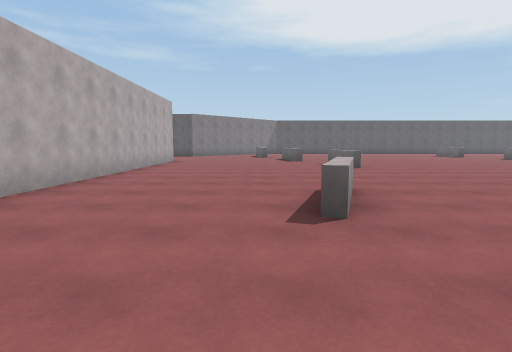
View 1 (above)

16 first-person views from a walk through a 3-D level made in the Unity game engine. The camera is 1.4 m above the floor, tilts 6° down and sees 80° across. The floor is counted in squares, 2 m on a side. Each view is taken from the middle of a square. On the plan, view 1 faces up. The plan holds only what a view shows up to about 10 squares ahead; the rest is blank. The place goes on beyond the plan. The player is left out.

View 2
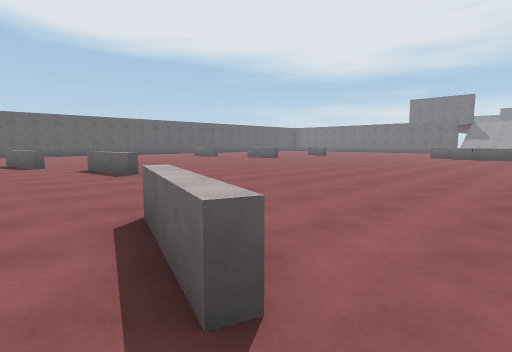

View 3
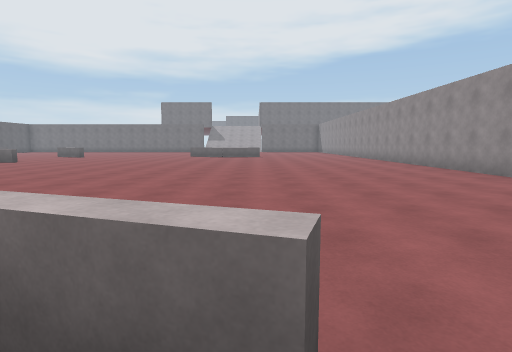

View 4
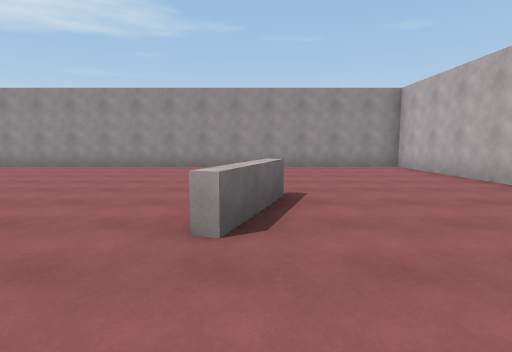

View 5
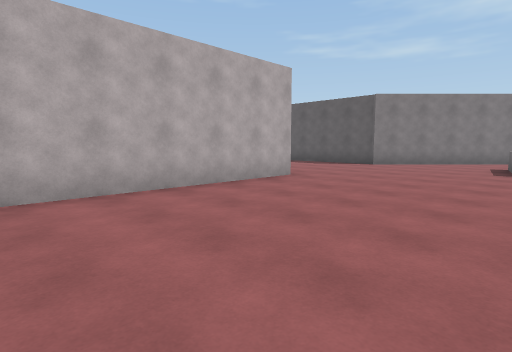

View 6
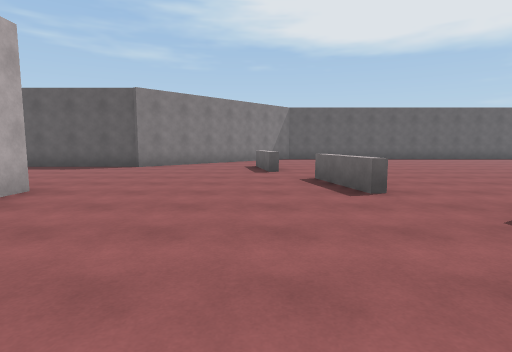

View 7
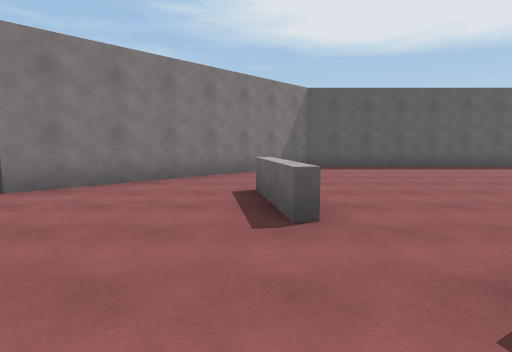

View 8
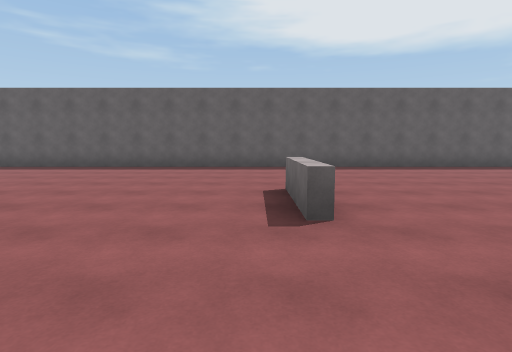

View 9
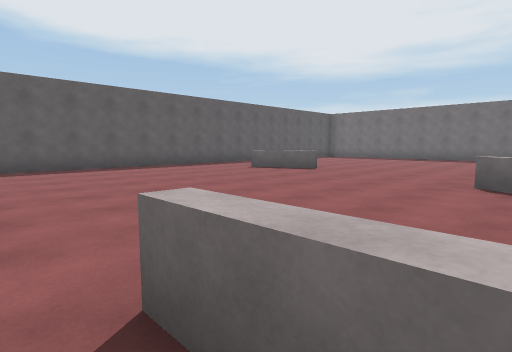

View 10
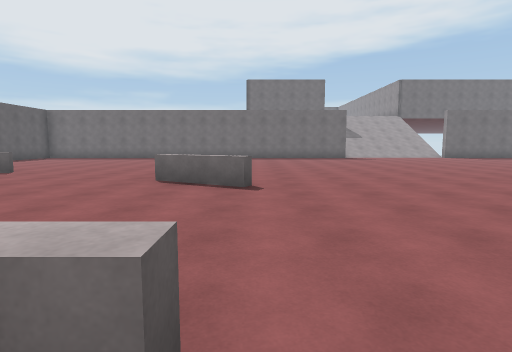

View 11
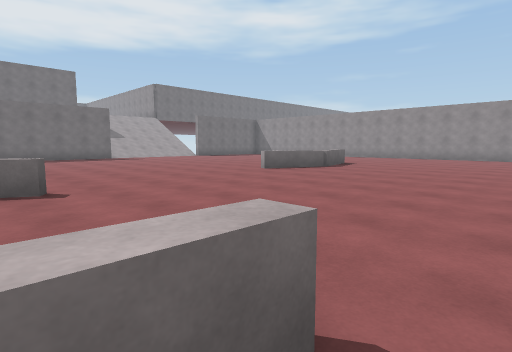

View 12
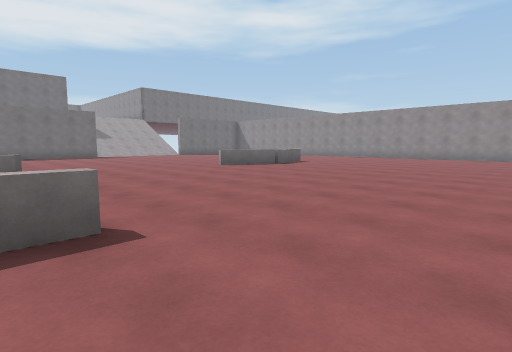

View 13
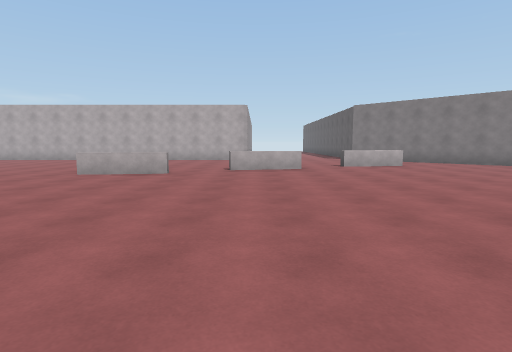

View 14
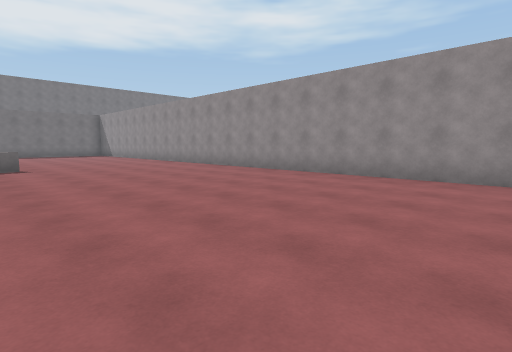

View 15
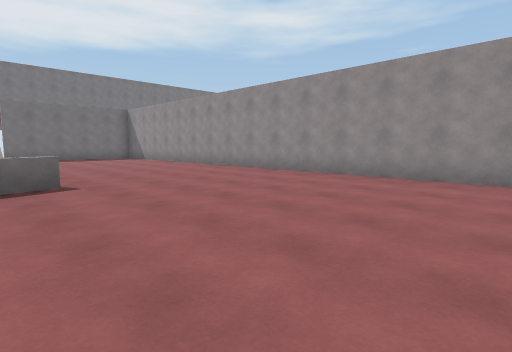

View 16
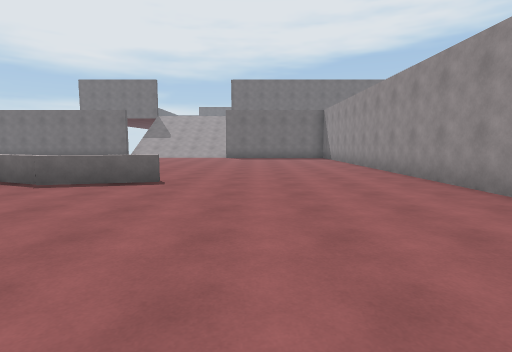

### Floor plan
Points are (right, up) in squares from view 1. A wall is a line through its corners. A room is listed if a view was taken in it or the views show most of it. See-through windows are left out.
Room 1 (views 1, 2, 3, 4, 5, 6, 7, 8, 9, 10, 11, 12, 13, 14, 15, 16)
walls: (-3.4, 12.5) (-3.4, 4); (-3.4, 1.9) (-3.4, -2.4) (21.1, -2.4); (17.9, 22.4) (1.6, 22.4) (-3.4, 17.4) (-7.1, 17.4)
low walls: (11.5, 12.1) (11.5, 14.2); (2.8, 10.9) (3.1, 9); (2.8, 8.8) (2.6, 10.9); (1.5, 12.9) (1.2, 14.2); (1.5, 14.3) (1.7, 12.9); (15.9, 12.1) (16.9, 14); (1.5, 4.6) (0.8, 2.7); (0.3, 15.6) (0, 17.7); (0.6, 2.8) (1.3, 4.8); (0.2, 17.8) (0.6, 15.7); (16.6, 2.8) (16.2, 4.7) (17, 6.7); (18.4, 17.9) (17.6, 19.9)

Positions as (right, up) in squares from view 1, and headings:
1: (0, 0), facing up
2: (0, 2), facing up-right
3: (0, 3), facing right
4: (1, 7), facing down
5: (1, 7), facing up-left
6: (0, 8), facing up
7: (0, 13), facing up
8: (10, 13), facing up
9: (11, 13), facing up-right
10: (11, 12), facing right
11: (11, 13), facing down-right
12: (9, 13), facing down-right
13: (10, 13), facing left
14: (7, 4), facing down-right
15: (11, 4), facing down-right
16: (11, 1), facing right
